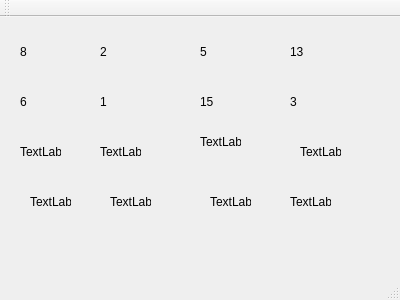
<?xml version="1.0" encoding="UTF-8"?>
<ui version="4.0">
 <class>CMainWindow</class>
 <widget class="QMainWindow" name="CMainWindow">
  <property name="geometry">
   <rect>
    <x>0</x>
    <y>0</y>
    <width>400</width>
    <height>300</height>
   </rect>
  </property>
  <property name="windowTitle">
   <string>CMainWindow</string>
  </property>
  <widget class="QWidget" name="centralWidget">
   <widget class="QLabel" name="label">
    <property name="geometry">
     <rect>
      <x>20</x>
      <y>30</y>
      <width>41</width>
      <height>9</height>
     </rect>
    </property>
    <property name="text">
     <string>8</string>
    </property>
   </widget>
   <widget class="QLabel" name="label_2">
    <property name="geometry">
     <rect>
      <x>100</x>
      <y>30</y>
      <width>41</width>
      <height>9</height>
     </rect>
    </property>
    <property name="text">
     <string>2</string>
    </property>
   </widget>
   <widget class="QLabel" name="label_3">
    <property name="geometry">
     <rect>
      <x>200</x>
      <y>30</y>
      <width>41</width>
      <height>9</height>
     </rect>
    </property>
    <property name="text">
     <string>5</string>
    </property>
   </widget>
   <widget class="QLabel" name="label_4">
    <property name="geometry">
     <rect>
      <x>290</x>
      <y>30</y>
      <width>41</width>
      <height>9</height>
     </rect>
    </property>
    <property name="text">
     <string>13</string>
    </property>
   </widget>
   <widget class="QLabel" name="label_5">
    <property name="geometry">
     <rect>
      <x>20</x>
      <y>80</y>
      <width>41</width>
      <height>9</height>
     </rect>
    </property>
    <property name="text">
     <string>6</string>
    </property>
   </widget>
   <widget class="QLabel" name="label_6">
    <property name="geometry">
     <rect>
      <x>100</x>
      <y>80</y>
      <width>41</width>
      <height>9</height>
     </rect>
    </property>
    <property name="text">
     <string>1</string>
    </property>
   </widget>
   <widget class="QLabel" name="label_7">
    <property name="geometry">
     <rect>
      <x>200</x>
      <y>80</y>
      <width>41</width>
      <height>9</height>
     </rect>
    </property>
    <property name="text">
     <string>15</string>
    </property>
   </widget>
   <widget class="QLabel" name="label_8">
    <property name="geometry">
     <rect>
      <x>290</x>
      <y>80</y>
      <width>41</width>
      <height>9</height>
     </rect>
    </property>
    <property name="text">
     <string>3</string>
    </property>
   </widget>
   <widget class="QLabel" name="label_9">
    <property name="geometry">
     <rect>
      <x>20</x>
      <y>130</y>
      <width>41</width>
      <height>9</height>
     </rect>
    </property>
    <property name="text">
     <string>TextLabel</string>
    </property>
   </widget>
   <widget class="QLabel" name="label_10">
    <property name="geometry">
     <rect>
      <x>100</x>
      <y>130</y>
      <width>41</width>
      <height>9</height>
     </rect>
    </property>
    <property name="text">
     <string>TextLabel</string>
    </property>
   </widget>
   <widget class="QLabel" name="label_11">
    <property name="geometry">
     <rect>
      <x>200</x>
      <y>120</y>
      <width>41</width>
      <height>9</height>
     </rect>
    </property>
    <property name="text">
     <string>TextLabel</string>
    </property>
   </widget>
   <widget class="QLabel" name="label_12">
    <property name="geometry">
     <rect>
      <x>300</x>
      <y>130</y>
      <width>41</width>
      <height>9</height>
     </rect>
    </property>
    <property name="text">
     <string>TextLabel</string>
    </property>
   </widget>
   <widget class="QLabel" name="label_13">
    <property name="geometry">
     <rect>
      <x>30</x>
      <y>180</y>
      <width>41</width>
      <height>9</height>
     </rect>
    </property>
    <property name="text">
     <string>TextLabel</string>
    </property>
   </widget>
   <widget class="QLabel" name="label_14">
    <property name="geometry">
     <rect>
      <x>110</x>
      <y>180</y>
      <width>41</width>
      <height>9</height>
     </rect>
    </property>
    <property name="text">
     <string>TextLabel</string>
    </property>
   </widget>
   <widget class="QLabel" name="label_15">
    <property name="geometry">
     <rect>
      <x>210</x>
      <y>180</y>
      <width>41</width>
      <height>9</height>
     </rect>
    </property>
    <property name="text">
     <string>TextLabel</string>
    </property>
   </widget>
   <widget class="QLabel" name="label_16">
    <property name="geometry">
     <rect>
      <x>290</x>
      <y>180</y>
      <width>41</width>
      <height>9</height>
     </rect>
    </property>
    <property name="text">
     <string>TextLabel</string>
    </property>
   </widget>
  </widget>
  <widget class="QMenuBar" name="menuBar">
   <property name="geometry">
    <rect>
     <x>0</x>
     <y>0</y>
     <width>400</width>
     <height>17</height>
    </rect>
   </property>
  </widget>
  <widget class="QToolBar" name="mainToolBar">
   <attribute name="toolBarArea">
    <enum>TopToolBarArea</enum>
   </attribute>
   <attribute name="toolBarBreak">
    <bool>false</bool>
   </attribute>
  </widget>
  <widget class="QStatusBar" name="statusBar"/>
 </widget>
 <layoutdefault spacing="6" margin="11"/>
 <resources/>
 <connections/>
</ui>
